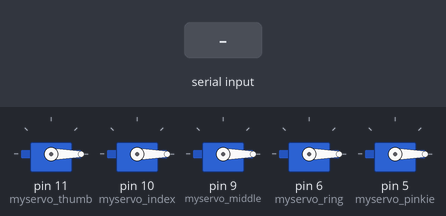
The sketch below on a simulated Arduino Uno, built with avr-gcc and run on an emulated ATmega328P. Shown: 5 × servo. The test bench sets the inputs (shaded band).

Above: at 1.2 s.
1.3 s: "a" received over Serial
At 2.1 s:
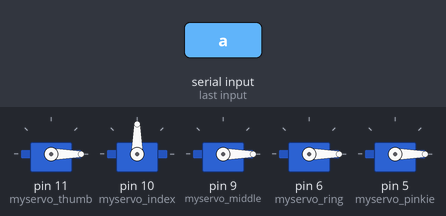
3.8 s: "b" received over Serial
At 4.3 s:
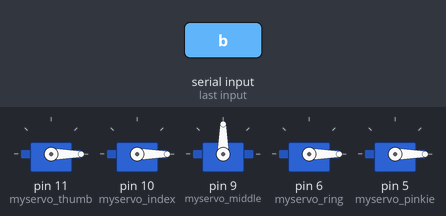
6.3 s: "c" received over Serial
At 7.1 s:
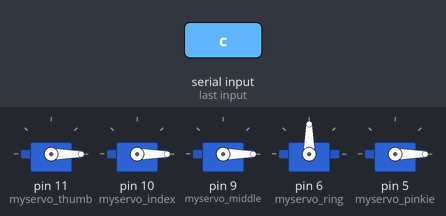
8.8 s: "d" received over Serial
At 9.3 s:
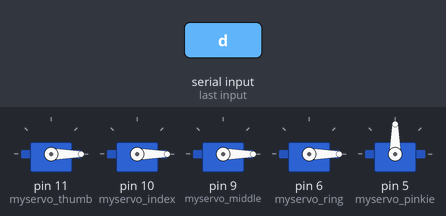
11.3 s: "e" received over Serial
At 12.1 s:
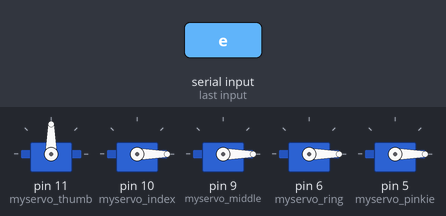
Timing chart, 0 to 14.3 s (numbered marks = the images above; inputs shaded):
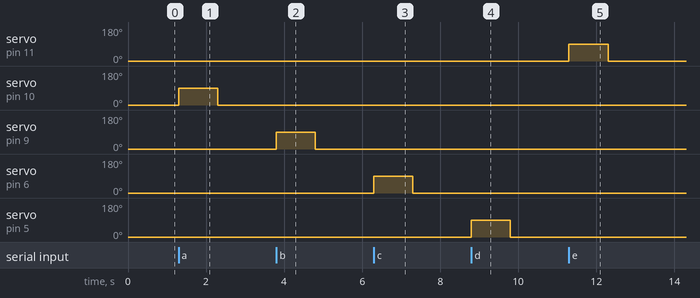

Measured:
- after the input at 1.3 s, servo on pin 10 (myservo_index): 0° → 90° at once, → 0° 1.0 s later
- after the input at 3.8 s, servo on pin 9 (myservo_middle): 0° → 90° at once, → 0° 1.0 s later
- after the input at 6.3 s, servo on pin 6 (myservo_ring): 0° → 90° at once, → 0° 1.0 s later
- after the input at 8.8 s, servo on pin 5 (myservo_pinkie): 0° → 90° at once, → 0° 1.0 s later
- after the input at 11.3 s, servo on pin 11 (myservo_thumb): 0° → 90° at once, → 0° 1.0 s later

The sketch:

RoboHand.ino
```cpp
#include <Servo.h>
Servo myservo_thumb;
Servo myservo_index;
Servo myservo_middle;
Servo myservo_ring;
Servo myservo_pinkie;
char serialData;
boolean flag = false;

void setup() {
        Serial.begin(9600);
        myservo_thumb.attach(11);
        myservo_index.attach(10);
        myservo_middle.attach(9);
        myservo_ring.attach(6);
        myservo_pinkie.attach(5);
}

void loop() {
//Servo start
          myservo_thumb.write(0);
          myservo_index.write(0);
          myservo_middle.write(0);
          myservo_ring.write(0);
          myservo_pinkie.write(0);

  if(Serial.available()) {
         serialData = Serial.read();

        if (serialData == 'a')
        {
          myservo_index.write(90);
          flag=true;
        }
        if (serialData == 'b')
        {
          myservo_middle.write(90);
          flag=true;
        }
        if (serialData == 'c')
        {
          myservo_ring.write(90);
          flag=true;
        }
        if (serialData == 'd')
        {
          myservo_pinkie.write(90);
          flag=true;
        }
        if (serialData == 'e')
        {
          myservo_thumb.write(90);
          flag=true;
        }

        //Servos make a Closing all
        if (serialData == 'f')
        {
          myservo_thumb.write(0);
          myservo_index.write(0);
          myservo_middle.write(0);
          myservo_ring.write(0);
          myservo_pinkie.write(0);
          flag=true;
        }

     if(flag)
        {
          delay(1000);
          flag=false;
        }
   }
}
```
